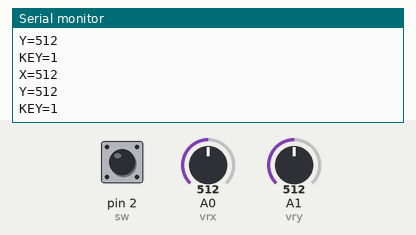
This sketch was run on a simulated Arduino Uno, built with avr-gcc and run on an emulated ATmega328P. Shown: the last lines printed to the serial monitor. The inputs (shaded band) are chosen by the test bench; at power-on: A0 (vrx) = 512, A1 (vry) = 512, pin 2 (sw) HIGH.

Above: at 2.0 s.
2.1 s: A0 (vrx) set to 716
At 3.1 s:
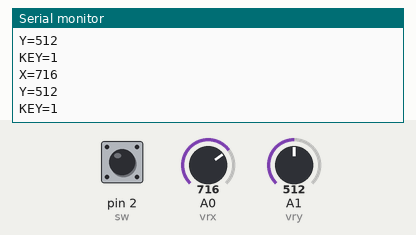
3.8 s: A1 (vry) set to 716
At 5.3 s:
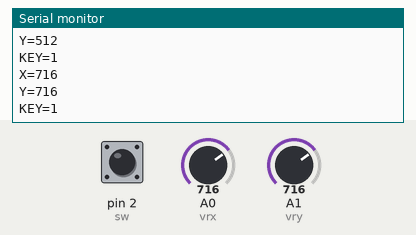
5.5 s: A0 (vrx) set to 900
At 6.9 s:
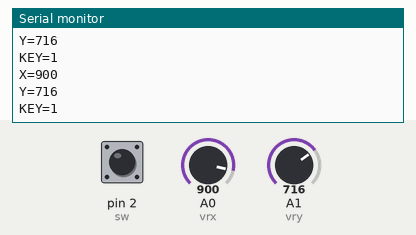
7.2 s: A1 (vry) set to 900
At 8.2 s:
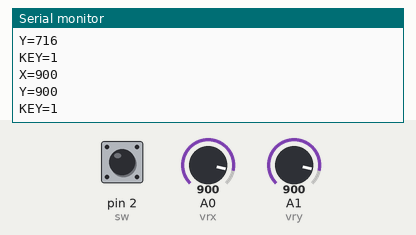
Timing chart, 0 to 9.9 s (numbered marks = the images above; inputs shaded):
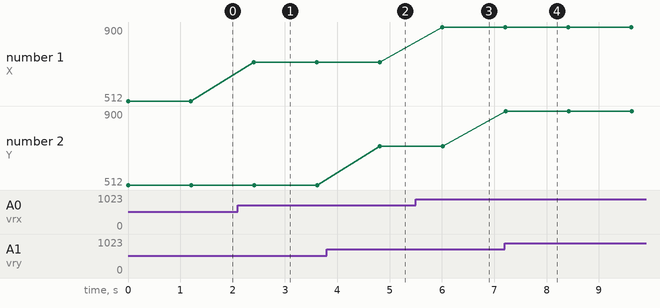

The sketch:

Joystick.ino
```cpp
/*
 - VRX nối A0
 - VRY nối A1
 - SW nối Pin2
 */
#include <SoftwareSerial.h>
SoftwareSerial BTSerial(10, 11);//TX/RX

int vrx=A0;
int vry= A1;
int  sw = 2;
void setup()
{
  BTSerial.begin(9600);
  Serial.begin(9600);
  pinMode(vrx, INPUT);
  pinMode(vry, INPUT);
  pinMode(sw, INPUT_PULLUP); // neu chi la INPUT thi phai mac dien tro
}
void loop()
{
  int x = analogRead(vrx);
  int y = analogRead(vry);
  int KEY  = digitalRead(sw);
  if(KEY = 1)
  {
    if(x > 1000)
    {
      //digitalWrite(13,HIGH);
      BTSerial.write('1');
    }
    else
    {
      //digitalWrite(13,LOW);
      BTSerial.write('2');
    }
  }
  else
  {
    //digitalWrite(13,HIGH);
    BTSerial.write('0');
  }
   Serial.print("X=");
   Serial.println(x);
   Serial.print("Y=");
   Serial.println(y);
   Serial.print("KEY=");
   Serial.println(KEY);
   Serial.println();
 delay(1200);
}
```

Measured:
- after the input at 2.1 s, the serial monitor: prints a new line after 0.31 s (image 1)
- after the input at 3.8 s, the serial monitor: prints a new line after 1.0 s (image 2)
- after the input at 5.5 s, the serial monitor: prints a new line after 0.51 s (image 3)
- after the input at 7.2 s, the serial monitor: prints a new line at once (image 4)
- plotted number 1: 512 → 716 after the input at 2.1 s, 716 → 900 after the input at 5.5 s
